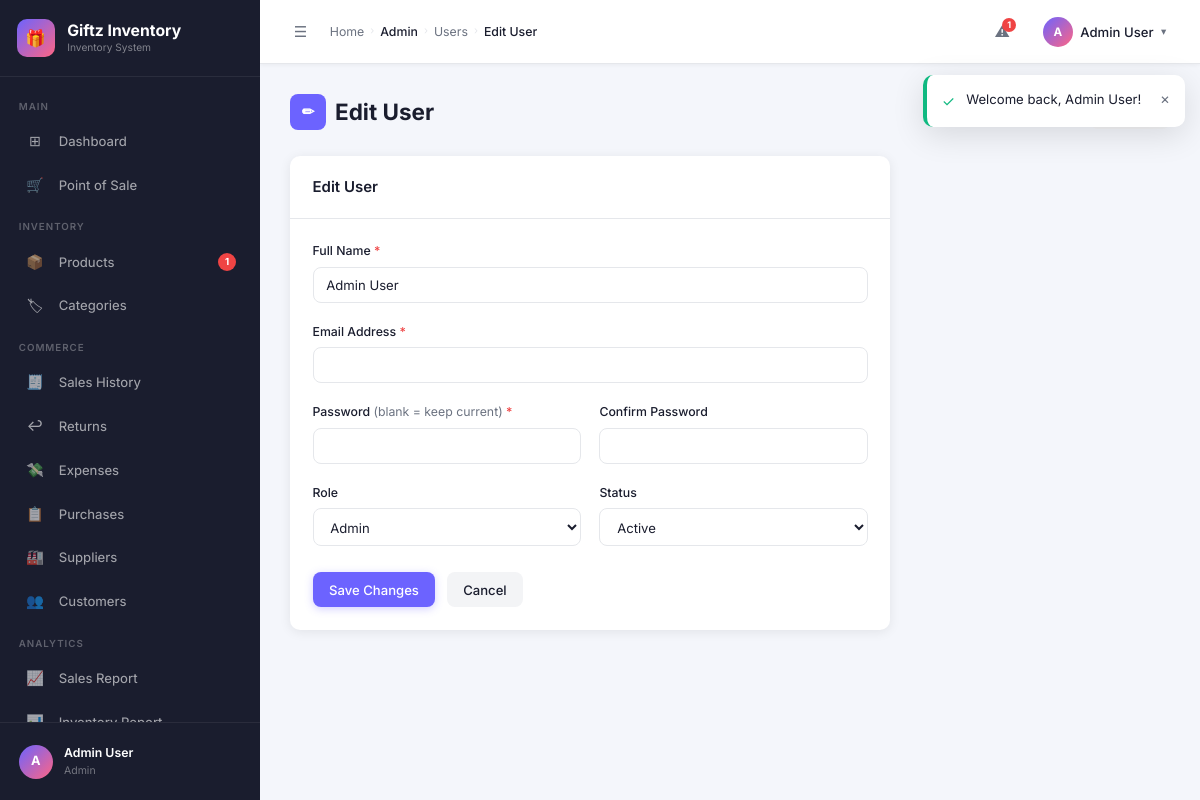
The page /users/add.php?id=1 (signed in) on the database its author committed.
### tables this page shows
CREATE TABLE `users` (
  `id`         INT UNSIGNED          NOT NULL AUTO_INCREMENT,
  `name`       VARCHAR(100)          NOT NULL,
  `email`      VARCHAR(150)          NOT NULL UNIQUE,
  `password`   VARCHAR(255)          NOT NULL,
  `role`       ENUM('admin','staff') NOT NULL DEFAULT 'staff',
  `status`     ENUM('active','inactive') NOT NULL DEFAULT 'active',
  `last_login` DATETIME              DEFAULT NULL,
  `created_at` DATETIME              NOT NULL DEFAULT CURRENT_TIMESTAMP,
  `updated_at` DATETIME              NOT NULL DEFAULT CURRENT_TIMESTAMP ON UPDATE CURRENT_TIMESTAMP,
  PRIMARY KEY (`id`)
);

### includes/functions.php (called while the page is built, shortened)
<?php
require_once __DIR__ . '/db.php';
function getFlash(): array {
    $messages = $_SESSION['flash'] ?? [];
    return $messages;
}
function getLowStockCount(): int {
    $stmt = db()->query(
        'SELECT COUNT(*) FROM products WHERE stock_qty <= min_stock_level AND status = "active"'
    );
    return (int)$stmt->fetchColumn();
}
function e(string $str): string {
    return htmlspecialchars($str, ENT_QUOTES | ENT_SUBSTITUTE, 'UTF-8');
}

### includes/db.php (called while the page is built, shortened)
<?php
function db(): PDO {
    static $pdo = null;
    if ($pdo === null) {
        $dsn = 'mysql:host=' . DB_HOST . ';dbname=' . DB_NAME . ';charset=' . DB_CHARSET;
        $options = [
            PDO::ATTR_ERRMODE            => PDO::ERRMODE_EXCEPTION,
            PDO::ATTR_DEFAULT_FETCH_MODE => PDO::FETCH_ASSOC,
            PDO::ATTR_EMULATE_PREPARES   => false,
        ];
        try {
            $pdo = new PDO($dsn, DB_USER, DB_PASS, $options);
        } catch (PDOException $e) {
            die('<div style="font-family:sans-serif;padding:2rem;color:#EF4444;background:#FEF2F2;border:1px solid #FECACA;border-radius:8px;margin:2rem auto;max-width:600px">
                <h2>Database Connection Failed</h2>
                <p>' . htmlspecialchars($e->getMessage()) . '</p>
                <p>Please ensure MySQL is running and the database <strong>' . DB_NAME . '</strong> exists.</p>
            </div>');
        }
    }
    return $pdo;
}

### includes/auth.php (called while the page is built, shortened)
<?php
require_once __DIR__ . '/db.php';
function currentUser(): array {
    return [
        'id'   => $_SESSION['user_id']   ?? 0,
        'name' => $_SESSION['user_name'] ?? 'Unknown',
        'role' => $_SESSION['user_role'] ?? 'staff',
    ];
}

### users/add.php (the view, shortened to what this page needs)
<?php
require_once dirname(__DIR__) . '/includes/db.php';
require_once dirname(__DIR__) . '/includes/auth.php';
require_once dirname(__DIR__) . '/includes/functions.php';
$pdo    = db();
$editId  = intval($_GET['id'] ?? 0);
$isEdit  = false;
if ($editId) {
    $stmt = $pdo->prepare('SELECT * FROM users WHERE id=?');
    $stmt->execute([$editId]);
    $user = $stmt->fetch();
    if ($user) $isEdit = true;
}
$pageTitle   = $isEdit ? 'Edit User' : 'Add User';
$breadcrumbs = ['Admin' => '', 'Users' => BASE_URL . '/users/index.php', $pageTitle => ''];
require dirname(__DIR__) . '/includes/header.php';
?>
<div class="page-header">
    <h1 class="page-title"><span class="title-icon"><?= $isEdit ? '✏' : '+' ?></span> <?= $pageTitle ?></h1>
    <a href="<?= BASE_URL ?>/users/index.php" class="btn btn-secondary">← Back</a>
</div>
<div class="card" style="max-width:600px">
    <div class="card-header"><div class="card-title"><?= $pageTitle ?></div></div>
    <div class="card-body">
        <form method="POST">
            <div class="form-grid form-grid-2">
                <div class="form-group full-width">
                    <label class="form-label required">Full Name</label>
                    <input type="text" name="name" class="form-control"
                           value="<?= e($user['name'] ?? $_POST['name'] ?? '') ?>" required>
                </div>
                <div class="form-group full-width">
                    <label class="form-label required">Email Address</label>
                    <input type="email" name="email" class="form-control"
                           value="<?= e($user['email'] ?? $_POST['email'] ?? '') ?>" required>
                </div>
                <div class="form-group">
                    <label class="form-label required">Password <?= $isEdit ? '<span class="text-muted" style="font-weight:400">(blank = keep current)</span>' : '' ?></label>
                    <input type="password" name="password" class="form-control" <?= !$isEdit ? 'required' : '' ?>>
                </div>
                <div class="form-group">
                    <label class="form-label">Confirm Password</label>
                    <input type="password" name="password_confirm" class="form-control">
                </div>
                <div class="form-group">
                    <label class="form-label">Role</label>
                    <select name="role" class="form-control">
                        <option value="admin" <?= ($user['role'] ?? '') === 'admin' ? 'selected' : '' ?>>Admin</option>
                    </select>
                </div>
                <div class="form-group">
                    <label class="form-label">Status</label>
                    <select name="status" class="form-control">
                        <option value="active"   <?= ($user['status'] ?? 'active') === 'active'   ? 'selected' : '' ?>>Active</option>
                    </select>
                </div>
            </div>
            <div class="form-actions" style="margin-top:1.25rem">
                <button type="submit" class="btn btn-primary">
                    <?= $isEdit ? 'Save Changes' : 'Create User' ?>
                </button>
                <a href="<?= BASE_URL ?>/users/index.php" class="btn btn-secondary">Cancel</a>
            </div>
        </form>
    </div>
</div>
<?php require dirname(__DIR__) . '/includes/footer.php'; ?>

### includes/header.php (shortened to what this page needs)
<?php
require_once __DIR__ . '/functions.php';
$user        = currentUser();
$lowStock    = getLowStockCount();
$flashMsgs   = getFlash();
$currentPath = $_SERVER['REQUEST_URI'];
function isActive(string $path): string {
    global $currentPath;
    return strpos($currentPath, $path) !== false ? 'active' : '';
}
$pageTitle     = $pageTitle     ?? APP_NAME;
$breadcrumbs   = $breadcrumbs   ?? [];
$bodyClass     = $bodyClass     ?? '';
?>
<!DOCTYPE html>
<html lang="en">
<head>
  <link rel="stylesheet" href="<?= BASE_URL ?>/assets/css/style.css">
  <link rel="stylesheet" href="<?= BASE_URL ?>/assets/css/sidebar.css">
</head>
<body class="<?= e($bodyClass) ?>">
<div class="layout">
<aside class="sidebar" id="sidebar">
  <a href="<?= BASE_URL ?>/dashboard.php" class="sidebar-brand">
    <div class="brand-icon">🎁</div>
    <div class="brand-text">
      <span class="brand-name"><?= APP_NAME ?></span>
      <span class="brand-sub">Inventory System</span>
    </div>
  </a>
  <nav class="sidebar-nav">
    <div class="nav-section-label">Main</div>
    <a href="<?= BASE_URL ?>/dashboard.php" class="nav-item <?= isActive('/dashboard') ?>">
      <span class="nav-icon">⊞</span>
      <span class="nav-label">Dashboard</span>
    </a>
    <a href="<?= BASE_URL ?>/sales/pos.php" class="nav-item <?= isActive('/sales/pos') ?>">
      <span class="nav-icon">🛒</span>
      <span class="nav-label">Point of Sale</span>
    </a>
    <div class="nav-section-label">Inventory</div>
    <a href="<?= BASE_URL ?>/products/index.php" class="nav-item <?= isActive('/products') ?>">
      <span class="nav-icon">📦</span>
      <span class="nav-label">Products</span>
      <?php if ($lowStock > 0): ?>
      <span class="nav-badge"><?= $lowStock ?></span>
      <?php endif; ?>
    </a>
    <a href="<?= BASE_URL ?>/categories/index.php" class="nav-item <?= isActive('/categories') ?>">
      <span class="nav-icon">🏷</span>
      <span class="nav-label">Categories</span>
    </a>
    <div class="nav-section-label">Commerce</div>
    <a href="<?= BASE_URL ?>/sales/index.php" class="nav-item <?= isActive('/sales/index') ?>">
      <span class="nav-icon">🧾</span>
      <span class="nav-label">Sales History</span>
    </a>
    <a href="<?= BASE_URL ?>/sales/returns.php" class="nav-item <?= isActive('/sales/returns') ?>">
      <span class="nav-icon">↩</span>
      <span class="nav-label">Returns</span>
    </a>
    <a href="<?= BASE_URL ?>/expenses/index.php" class="nav-item <?= isActive('/expenses') ?>">
      <span class="nav-icon">💸</span>
      <span class="nav-label">Expenses</span>
    </a>
    <a href="<?= BASE_URL ?>/purchases/index.php" class="nav-item <?= isActive('/purchases') ?>">
      <span class="nav-icon">📋</span>
      <span class="nav-label">Purchases</span>
    </a>
    <a href="<?= BASE_URL ?>/suppliers/index.php" class="nav-item <?= isActive('/suppliers') ?>">
      <span class="nav-icon">🏭</span>
      <span class="nav-label">Suppliers</span>
    </a>
    <a href="<?= BASE_URL ?>/customers/index.php" class="nav-item <?= isActive('/customers') ?>">
      <span class="nav-icon">👥</span>
      <span class="nav-label">Customers</span>
    </a>
    <div class="nav-section-label">Analytics</div>
    <a href="<?= BASE_URL ?>/reports/sales.php" class="nav-item <?= isActive('/reports/sales') ?>">
      <span class="nav-icon">📈</span>
      <span class="nav-label">Sales Report</span>
    </a>
    <a href="<?= BASE_URL ?>/reports/inventory.php" class="nav-item <?= isActive('/reports/inventory') ?>">
      <span class="nav-icon">📊</span>
      <span class="nav-label">Inventory Report</span>
    </a>
  </nav>
  <div class="sidebar-footer">
    <a href="<?= BASE_URL ?>/users/profile.php" class="sidebar-user">
      <div class="user-avatar"><?= strtoupper(substr($user['name'], 0, 1)) ?></div>
      <div class="user-info">
        <div class="user-name"><?= e($user['name']) ?></div>
        <div class="user-role"><?= e(ucfirst($user['role'])) ?></div>
      </div>
    </a>
  </div>
</aside>
<div class="main-content" id="mainContent">
  <header class="topbar">
    <div class="topbar-left">
      <button id="sidebarToggle" title="Toggle sidebar">☰</button>
      <nav class="breadcrumb">
        <a href="<?= BASE_URL ?>/dashboard.php">Home</a>
        <?php foreach ($breadcrumbs as $label => $url): ?>
          <span class="sep">›</span>
          <?php if ($url): ?>
            <a href="<?= e($url) ?>"><?= e($label) ?></a>
          <?php else: ?>
            <span class="current"><?= e($label) ?></span>
          <?php endif; ?>
        <?php endforeach; ?>
      </nav>
    </div>
    <div class="topbar-right">
      <?php if ($lowStock > 0): ?>
      <a href="<?= BASE_URL ?>/reports/inventory.php" class="topbar-btn" title="<?= $lowStock ?> low stock items">
        ⚠
        <span class="topbar-badge"><?= $lowStock ?></span>
      </a>
      <?php endif; ?>
      <div class="user-dropdown">
        <button class="user-dropdown-toggle">
          <div class="dropdown-avatar"><?= strtoupper(substr($user['name'], 0, 1)) ?></div>
          <span class="dropdown-name"><?= e($user['name']) ?></span>
          <span class="dropdown-caret">▾</span>
        </button>
      </div>
    </div>
  </header>
  <?php if (!empty($flashMsgs)): ?>
  <div class="flash-container">
    <?php foreach ($flashMsgs as $msg): ?>
    <?php
      $icons = ['success' => '✓', 'error' => '✕', 'warning' => '⚠', 'info' => 'ℹ'];
      $icon  = $icons[$msg['type']] ?? 'ℹ';
    ?>
    <div class="flash flash-<?= e($msg['type']) ?>">
      <span class="flash-icon"><?= $icon ?></span>
      <span class="flash-msg"><?= e($msg['message']) ?></span>
      <button class="flash-close" type="button">×</button>
    </div>
    <?php endforeach; ?>
  </div>
  <?php endif; ?>
  <div class="page-body">

### assets/css/style.css (style rules this page uses)
:root { --sidebar-bg: #1A1D2E; --accent: #6C63FF; --accent-light: #8B85FF; --accent-dark: #5A52E0; --secondary: #FF6584; --body-bg: #F4F6FB; --card-bg: #FFFFFF; --text-primary: #1A1D2E; --text-muted: #6B7280; --border: #E5E7EB; --success: #10B981; --warning: #F59E0B; --danger: #EF4444; --info: #3B82F6; --purple: #8B5CF6; --radius: 10px; --shadow: 0 2px 12px rgba(0,0,0,.08); --shadow-lg: 0 8px 32px rgba(0,0,0,.12); --transition: .2s ease; --sidebar-w: 260px; --topbar-h: 64px; --font: 'Inter', system-ui, -apple-system, sans-serif; }
*, *::before, *::after { box-sizing: border-box; margin: 0; padding: 0; }
html { font-size: 15px; scroll-behavior: smooth; }
body { font-family: var(--font); background: var(--body-bg); color: var(--text-primary); min-height: 100vh; line-height: 1.6; }
a { color: var(--accent); text-decoration: none; transition: color var(--transition); }
button { cursor: pointer; font-family: inherit; }
.layout { display: flex; min-height: 100vh; }
.main-content { flex: 1; margin-left: var(--sidebar-w); display: flex; flex-direction: column; min-height: 100vh; transition: margin-left var(--transition); }
.page-body { padding: 2rem; flex: 1; }
.page-header { display: flex; align-items: center; justify-content: space-between; margin-bottom: 1.75rem; gap: 1rem; flex-wrap: wrap; }
.page-title { font-size: 1.5rem; font-weight: 700; color: var(--text-primary); display: flex; align-items: center; gap: .6rem; }
.page-title .title-icon { width: 36px; height: 36px; background: var(--accent); border-radius: 8px; display: grid; place-items: center; color: #fff; font-size: 1rem; flex-shrink: 0; }
.card { background: var(--card-bg); border-radius: var(--radius); box-shadow: var(--shadow); overflow: hidden; }
.card-header { padding: 1.25rem 1.5rem; border-bottom: 1px solid var(--border); display: flex; align-items: center; justify-content: space-between; gap: 1rem; }
.card-title { font-size: 1rem; font-weight: 600; color: var(--text-primary); display: flex; align-items: center; gap: .5rem; }
.card-body { padding: 1.5rem; }
.text-muted { color: var(--text-muted); }
.btn { display: inline-flex; align-items: center; gap: .45rem; padding: .55rem 1.1rem; border-radius: 8px; font-size: .875rem; font-weight: 500; border: none; transition: all var(--transition); white-space: nowrap; line-height: 1.4; cursor: pointer; }
.btn-primary { background: var(--accent); color: #fff; box-shadow: 0 2px 8px rgba(108,99,255,.3); }
.btn-secondary { background: #F3F4F6; color: var(--text-primary); }
.form-grid { display: grid; grid-template-columns: repeat(auto-fit, minmax(240px, 1fr)); gap: 1.25rem; }
.form-grid-2 { grid-template-columns: repeat(2, 1fr); }
.form-group { display: flex; flex-direction: column; gap: .4rem; }
.form-group.full-width { grid-column: 1 / -1; }
.form-label { font-size: .82rem; font-weight: 500; color: var(--text-primary); }
.form-label.required::after { content: ' *'; color: var(--danger); }
.form-control, select.form-control, textarea.form-control { width: 100%; padding: .6rem .85rem; border: 1.5px solid var(--border); border-radius: 8px; font-size: .875rem; font-family: inherit; color: var(--text-primary); background: var(--card-bg); transition: border-color var(--transition), box-shadow var(--transition); outline: none; }
.form-actions { display: flex; gap: .75rem; padding-top: .5rem; flex-wrap: wrap; }
.flash-container { position: fixed; top: calc(var(--topbar-h) + .75rem); right: 1rem; z-index: 9999; display: flex; flex-direction: column; gap: .5rem; max-width: 380px; }
.flash { display: flex; align-items: flex-start; gap: .75rem; padding: .9rem 1rem; border-radius: var(--radius); box-shadow: var(--shadow-lg); animation: slideIn .25s ease; background: var(--card-bg); border-left: 4px solid transparent; }
.flash-success { border-left-color: var(--success); }
.flash-icon { font-size: 1rem; margin-top: .05rem; flex-shrink: 0; }
.flash-success .flash-icon { color: var(--success); }
.flash-msg { font-size: .875rem; flex: 1; }
.flash-close { background: none; border: none; color: var(--text-muted); font-size: 1rem; padding: 0; margin-left: .5rem; cursor: pointer; flex-shrink: 0; }

### rows shown on the page
users: name "A", name "Admin User", role "Admin"

### other values the page prints
APP_NAME "Giftz Inventory"
$lowStock "1"
$label "Admin"
$label "Users"
$label "Edit User"
$icon "✓"
$msg['message'] "Welcome back, Admin User!"
$pageTitle "Edit User"
